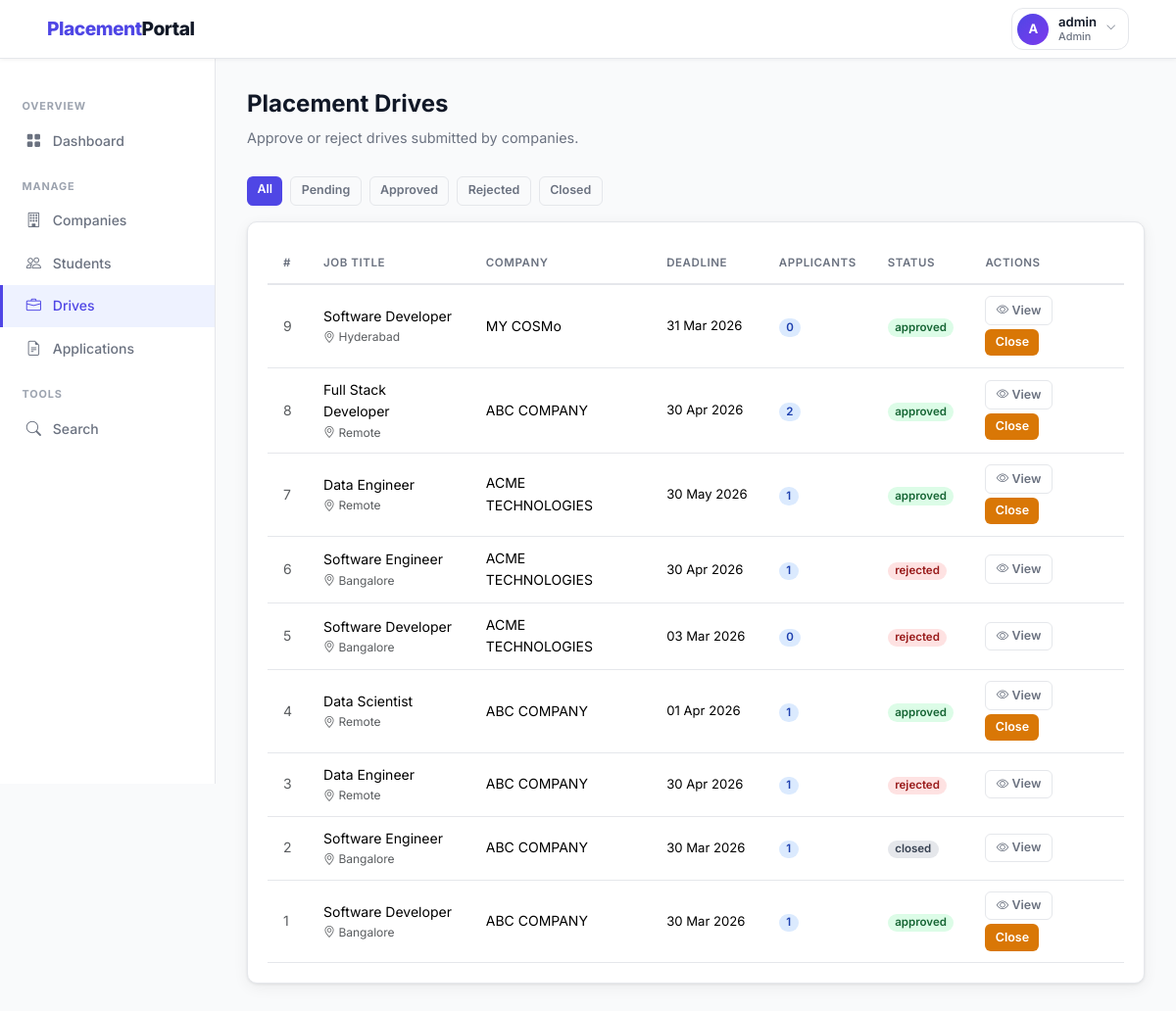
The app's page /admin/drives (signed in) with its own data.
### backend/models.py (models this page shows, shortened)
class PlacementDrive(db.Model):
    __tablename__ = 'placement_drive'
    id = db.Column(db.Integer, primary_key=True)
    company_id = db.Column(db.Integer, db.ForeignKey('company.id'), nullable=False)
    job_title = db.Column(db.String(150), nullable=False)
    job_description = db.Column(db.Text, nullable=False)
    eligibility_criteria = db.Column(db.Text)
    location = db.Column(db.String(100))
    salary_package = db.Column(db.String(100))
    application_deadline = db.Column(db.Date, nullable=False)
    status = db.Column(db.String(20), default='pending')
    created_at = db.Column(db.DateTime, default=datetime.utcnow)
    applications = db.relationship('Application', backref='drive', lazy=True,
                                   cascade='all, delete-orphan')

class Company(db.Model):
    __tablename__ = 'company'
    id = db.Column(db.Integer, primary_key=True)
    company_name = db.Column(db.String(150), nullable=False)
    email = db.Column(db.String(120), unique=True, nullable=False)
    password_hash = db.Column(db.String(256), nullable=False)
    hr_contact = db.Column(db.String(100))
    phone = db.Column(db.String(20))
    website = db.Column(db.String(200))
    description = db.Column(db.Text)
    approval_status = db.Column(db.String(20), default='pending')
    registered_at = db.Column(db.DateTime, default=datetime.utcnow)
    drives = db.relationship('PlacementDrive', backref='company', lazy=True,
                             cascade='all, delete-orphan')

### backend/routes.py (the view)
    @app.route('/admin/drives')
    @login_required('admin')
    def admin_drives():
        status_filter = request.args.get('status', '')
        query         = PlacementDrive.query
        if status_filter:
            query = query.filter_by(status=status_filter)
        all_drives = query.order_by(PlacementDrive.created_at.desc()).all()
        return render_template('admin/drives.html',
                               drives=all_drives, status_filter=status_filter)

### backend/routes.py (called while the page is built)
def login_required(role):
    def decorator(f):
        @wraps(f)
        def decorated_function(*args, **kwargs):
            if 'user_id' not in session:
                flash('Please log in to continue.', 'warning')
                return redirect(url_for('auth_login', role=role))
            if session.get('role') != role:
                flash('You do not have permission to view that page.', 'danger')
                return redirect(url_for('home'))
            return f(*args, **kwargs)
        return decorated_function
    return decorator

### templates/admin/drives.html (shortened to what this page needs)
{% extends 'layout_dashboard.html' %}
{% block sidebar %}
  <div class="sidebar-section">Overview</div>
  <a href="{{ url_for('admin_dashboard') }}" class="sidebar-link"><i class="bi bi-grid-fill"></i> Dashboard</a>
  <div class="sidebar-section">Manage</div>
  <a href="{{ url_for('admin_companies') }}" class="sidebar-link"><i class="bi bi-building"></i> Companies</a>
  <a href="{{ url_for('admin_students') }}" class="sidebar-link"><i class="bi bi-people"></i> Students</a>
  <a href="{{ url_for('admin_drives') }}" class="sidebar-link active"><i class="bi bi-briefcase"></i> Drives</a>
  <a href="{{ url_for('admin_applications') }}" class="sidebar-link"><i class="bi bi-file-earmark-text"></i> Applications</a>
  <div class="sidebar-section">Tools</div>
  <a href="{{ url_for('admin_search') }}" class="sidebar-link"><i class="bi bi-search"></i> Search</a>
{% endblock %}
{% block content %}
<div class="page-header">
  <h1>Placement Drives</h1>
  <p>Approve or reject drives submitted by companies.</p>
</div>
<div class="mb-3 d-flex gap-2 flex-wrap">
  <a href="{{ url_for('admin_drives') }}"
     class="btn btn-sm {{ 'btn-primary' if not status_filter else 'btn-outline-secondary' }}">All</a>
  {% for s in ['pending','approved','rejected','closed'] %}
  <a href="{{ url_for('admin_drives') }}?status={{ s }}"
     class="btn btn-sm {{ 'btn-primary' if status_filter==s else 'btn-outline-secondary' }}">
    {{ s|capitalize }}
  </a>
  {% endfor %}
</div>
<div class="card">
  <div class="card-body p-0">
    {% if drives %}
    <table class="table mb-0">
      <thead>
        <tr>
          <th>#</th>
          <th>Job Title</th>
          <th>Company</th>
          <th>Deadline</th>
          <th>Applicants</th>
          <th>Status</th>
          <th>Actions</th>
        </tr>
      </thead>
      <tbody>
        {% for d in drives %}
        <tr>
          <td class="text-muted">{{ d.id }}</td>
          <td>
            <div class="fw-600">{{ d.job_title }}</div>
            {% if d.location %}
            <div class="text-muted" style="font-size:.75rem;">
              <i class="bi bi-geo-alt"></i> {{ d.location }}
            </div>
            {% endif %}
          </td>
          <td>{{ d.company.company_name }}</td>
          <td style="font-size:.82rem;white-space:nowrap;">{{ d.application_deadline.strftime('%d %b %Y') }}</td>
          <td>
            <span class="badge badge-applied">{{ d.applications|length }}</span>
          </td>
          <td><span class="badge badge-{{ d.status }}">{{ d.status }}</span></td>
          <td>
            <div class="d-flex gap-1 flex-wrap">
              <a href="{{ url_for('admin_drive_detail', drive_id=d.id) }}"
                 class="btn btn-outline-secondary btn-sm">
                <i class="bi bi-eye"></i> View
              </a>
              {% if d.status == 'pending' %}
                <a href="{{ url_for('admin_approve_drive', drive_id=d.id) }}"
                   class="btn btn-success btn-sm">Approve</a>
                <a href="{{ url_for('admin_reject_drive', drive_id=d.id) }}"
                   class="btn btn-danger btn-sm">Reject</a>
              {% elif d.status == 'approved' %}
                <a href="{{ url_for('admin_reject_drive', drive_id=d.id) }}"
                   class="btn btn-warning btn-sm">Close</a>
              {% endif %}
            </div>
          </td>
        </tr>
        {% endfor %}
      </tbody>
    </table>
    {% else %}
      <div class="empty-state">
        <i class="bi bi-briefcase"></i>
        <p>No drives found{{ ' with status "' + status_filter + '"' if status_filter else '' }}.</p>
      </div>
    {% endif %}
  </div>
</div>
{% endblock %}

### static/css/styles.css (style rules this page uses)
:root { --primary: #4f46e5; --primary-dk: #3730a3; --primary-lt: #eef2ff; --success: #16a34a; --danger: #dc2626; --warning: #d97706; --info: #0891b2; --dark: #111827; --muted: #6b7280; --border: #e5e7eb; --bg: #f9fafb; --white: #ffffff; --card-shadow: 0 1px 3px rgba(0,0,0,.08), 0 4px 16px rgba(0,0,0,.06); --radius: 10px; --radius-sm: 6px; --font: 'Inter', -apple-system, BlinkMacSystemFont, 'Segoe UI', sans-serif; }
*, *::before, *::after { box-sizing: border-box; margin: 0; padding: 0; }
body { font-family: var(--font); background: var(--bg); color: var(--dark); min-height: 100vh; font-size: 14.5px; line-height: 1.6; }
a { color: var(--primary); text-decoration: none; }
.sidebar-link { display: flex; align-items: center; gap: .65rem; padding: .6rem 1.4rem; color: var(--muted); font-weight: 500; font-size: .875rem; border-left: 3px solid transparent; transition: all .18s; }
.sidebar-link:hover, .sidebar-link.active { color: var(--primary); background: var(--primary-lt); border-left-color: var(--primary); text-decoration: none; }
.sidebar-link i { width:18px; text-align:center; font-size:.95rem; }
.sidebar-section { font-size: .68rem; font-weight: 700; text-transform: uppercase; letter-spacing: .08em; color: #9ca3af; padding: 1rem 1.4rem .3rem; }
.page-header { margin-bottom: 1.75rem; }
.page-header h1 { font-size:1.5rem; font-weight:700; color:var(--dark); }
.page-header p { color:var(--muted); font-size:.9rem; margin-top:.2rem; }
.card { background: var(--white); border: 1px solid var(--border) !important; border-radius: var(--radius) !important; box-shadow: var(--card-shadow); }
.card-body { padding: 1.25rem !important; }
.table { font-size:.875rem; }
.table th { font-size: .72rem; text-transform: uppercase; letter-spacing: .05em; color: var(--muted); font-weight: 600; border-bottom: 2px solid var(--border) !important; white-space: nowrap; padding: .75rem 1rem !important; }
.table td { padding: .7rem 1rem !important; vertical-align: middle; border-color: var(--border) !important; }
.badge { font-size:.72rem; font-weight:600; padding:.3em .65em; border-radius:20px; }
.badge-approved { background:#dcfce7; color:#166534; }
.badge-rejected { background:#fee2e2; color:#991b1b; }
.badge-closed { background:#e5e7eb; color:#374151; }
.badge-applied { background:#dbeafe; color:#1e40af; }
.btn { font-family: var(--font); font-weight: 600; font-size: .82rem; border-radius: var(--radius-sm); padding: .4rem .9rem; transition: all .18s; border: none; cursor: pointer; }
.btn-primary { background:var(--primary); color:#fff; }
.btn-warning { background:var(--warning); color:#fff; }
.btn-outline-secondary { background:transparent; border:1.5px solid var(--border); color:var(--muted); }
.btn-sm { padding:.28rem .65rem; font-size:.78rem; }

### records on screen
PlacementDrive: id "9", job_title "Software Developer", location "Hyderabad", company.company_name "MY COSMo", application_deadline "31 Mar 2026", applications|length "0", status "approved"
PlacementDrive: id "8", job_title "Full Stack Developer", location "Remote", company.company_name "ABC COMPANY", application_deadline "30 Apr 2026", applications|length "2", status "approved"
PlacementDrive: id "7", job_title "Data Engineer", location "Remote", company.company_name "ACME TECHNOLOGIES", application_deadline "30 May 2026", applications|length "1", status "approved"
PlacementDrive: id "6", job_title "Software Engineer", location "Bangalore", company.company_name "ACME TECHNOLOGIES", application_deadline "30 Apr 2026", applications|length "1", status "rejected"
PlacementDrive: id "5", job_title "Software Developer", location "Bangalore", company.company_name "ACME TECHNOLOGIES", application_deadline "03 Mar 2026", applications|length "0", status "rejected"
PlacementDrive: id "4", job_title "Data Scientist", location "Remote", company.company_name "ABC COMPANY", application_deadline "01 Apr 2026", applications|length "1", status "approved"
PlacementDrive: id "3", job_title "Data Engineer", location "Remote", company.company_name "ABC COMPANY", application_deadline "30 Apr 2026", applications|length "1", status "rejected"
PlacementDrive: id "2", job_title "Software Engineer", location "Bangalore", company.company_name "ABC COMPANY", application_deadline "30 Mar 2026", applications|length "1", status "closed"
PlacementDrive: id "1", job_title "Software Developer", location "Bangalore", company.company_name "ABC COMPANY", application_deadline "30 Mar 2026", applications|length "1", status "approved"

### other values on screen
{{ session.name[0]|upper if session.name else '?' }} "A"
{{ session.name }} "admin"
{{ session.role|capitalize }} "Admin"
{{ s|capitalize }} "Pending" "Approved" "Rejected" "Closed"
